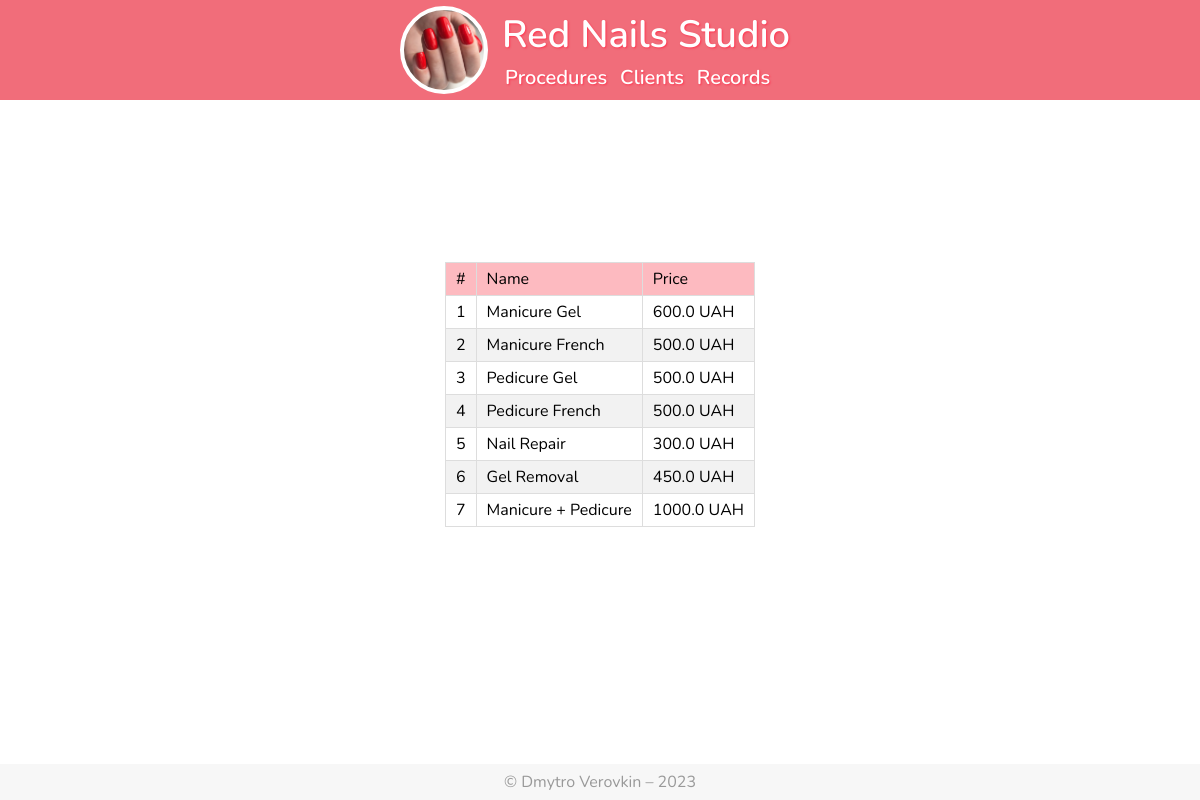
The app's page /procedures with its own data.
### bot_app/models.py (models this page shows)
class Procedure(db.Model):
    id = db.Column(db.Integer, primary_key=True)
    name = db.Column(db.String, nullable=False)
    price = db.Column(db.Float, nullable=False)
    duration_minutes = db.Column(db.Integer, nullable=False)

### bot_app/views.py (the view)
@app.route('/procedures')
def procedures_list():
    procedures = db.session.query(Procedure).all()
    return render_template('procedures.j2', procedures=procedures)

### bot_app/templates/procedures.j2
{% extends "base.j2" %}
{% block content %}
            <table>
                <thead>
                    <tr>
                        <td>#</td>
                        <td>Name</td>
                        <td>Price</td>
                    </tr>
                </thead>
               {% for procedure in procedures %}
                    <tr>
                        <td>{{ procedure.id }}</td>
                        <td>{{ procedure.name }}</td>
                        <td>{{ procedure.price }} UAH</td>
                    </tr>
               {% endfor %}
            </table>
{% endblock %}

### bot_app/static/css/style.css (style rules this page uses)
:root { --main-color: #ff3751; }
html { height: 100%; }
body { min-height: 100%; display: flex; flex-direction: column; justify-content: space-between; font-family: 'Nunito', sans-serif; margin: 0; }
table, th, td { border: 1px solid #dddddd; border-collapse: collapse; }
thead tr { background-color: #fdbac0; }
table tr:nth-child(even) { background-color: #f2f2f2; }
td { padding: 5px 10px; }

### records on screen
Procedure: id "1", name "Manicure Gel", price "600.0"
Procedure: id "2", name "Manicure French", price "500.0"
Procedure: id "3", name "Pedicure Gel", price "500.0"
Procedure: id "4", name "Pedicure French", price "500.0"
Procedure: id "5", name "Nail Repair", price "300.0"
Procedure: id "6", name "Gel Removal", price "450.0"
Procedure: id "7", name "Manicure + Pedicure", price "1000.0"
